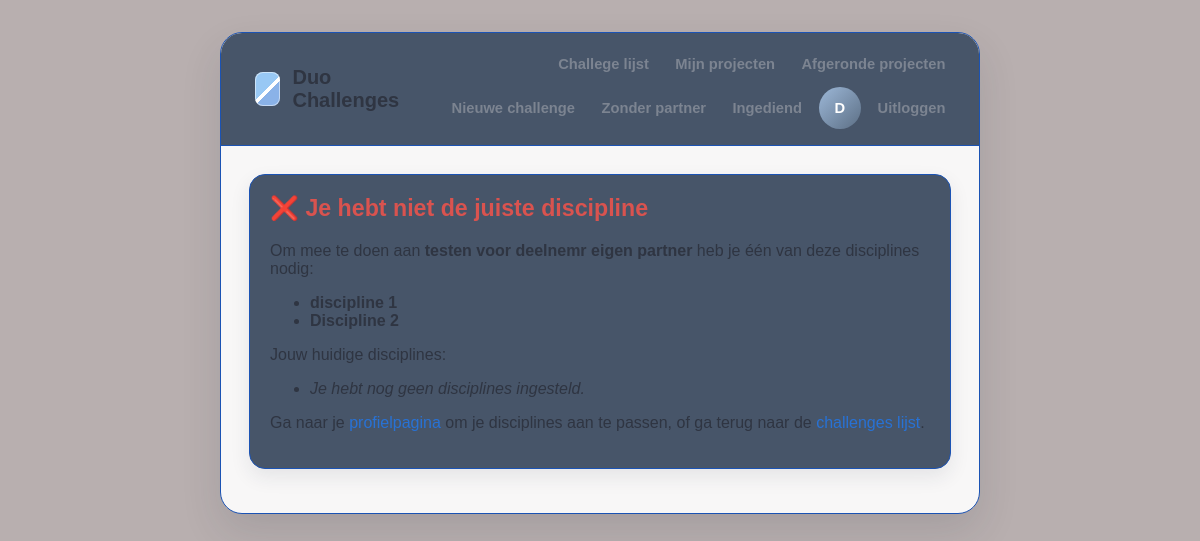
/challenge/9/project/aanmaken/ (signed in), run on the app's committed database.
### challenges/models.py (models this page shows, shortened)
class Challenge(models.Model):
    titel = models.CharField(max_length=200)
    omschrijving = models.TextField()
    discipline_een = models.ForeignKey(
        Discipline,
        on_delete=models.CASCADE,
        related_name='challenges_een'
    )
    discipline_twee = models.ForeignKey(
        Discipline,
        on_delete=models.CASCADE,
        related_name='challenges_twee'
    )
    aangemaakt_door = models.ForeignKey(
        User,
        on_delete=models.SET_NULL,
        null=True
    )
    aangemaakt_op = models.DateTimeField(auto_now_add=True)

class Discipline(models.Model):
    naam = models.CharField(max_length=100)

### challenges/views.py (the view, shortened to what this page needs)
# urls.py: path('challenge/<int:challenge_id>/project/aanmaken/', views.project_aanmaken, name='project_aanmaken'),
@login_required(login_url='login')
def project_aanmaken(request, challenge_id):
    challenge = get_object_or_404(Challenge, id=challenge_id)
    al_deelname = Project.objects.filter(
        Q(deelnemer=request.user) | Q(partner=request.user),
        challenge=challenge
    ).exists()
    if al_deelname:
        return redirect('mijn_projecten')
    heeft_uitnodiging = Project.objects.filter(
        challenge=challenge,
        uitgenodigde_partner=request.user
    ).exists()
    if heeft_uitnodiging:
        return redirect('mijn_projecten')
    try:
        profiel = Profiel.objects.get(user=request.user)
    except Profiel.DoesNotExist:
        return redirect('profiel')
    eigen_disciplines = profiel.disciplines.all()
    vereiste_disciplines = [challenge.discipline_een, challenge.discipline_twee]
    heeft_discipline = eigen_disciplines.filter(
        id__in=[d.id for d in vereiste_disciplines]
    ).exists()
    if not heeft_discipline:
        return render(request, 'geen_toegang.html', {
            'challenge': challenge,
            'eigen_disciplines': eigen_disciplines,
            'vereiste_disciplines': vereiste_disciplines,
        })

### challenges/templates/geen_toegang.html
{% extends 'base.html' %}
{% block content %}
    <div class="danger-card">
        <h2 class="text-danger">❌ Je hebt niet de juiste discipline</h2>
        <p>Om mee te doen aan <strong>{{ challenge.titel }}</strong> heb je één van deze disciplines nodig:</p>
        <ul>
            {% for d in vereiste_disciplines %}
                <li><strong>{{ d.naam }}</strong></li>
            {% endfor %}
        </ul>
        <p>Jouw huidige disciplines:</p>
        <ul>
            {% for d in eigen_disciplines %}
                <li>{{ d.naam }}</li>
            {% empty %}
                <li><em>Je hebt nog geen disciplines ingesteld.</em></li>
            {% endfor %}
        </ul>
        <p>
            Ga naar je <a href="{% url 'profiel' %}">profielpagina</a> om je disciplines aan te passen,
            of ga terug naar de <a href="{% url 'challenges_lijst' %}">challenges lijst</a>.
        </p>
    </div>
{% endblock %}

### challenges/templates/base.html (shortened to what this page needs)
<!DOCTYPE html>
<html lang="nl">
<head>
    {% load static %}
    <link rel="stylesheet" href="{% static 'challenges/css/style.css' %}">
</head>
<body>
    <div class="app-shell">
        <nav>
            <a class="brand" href="{% url 'afgeronde_projecten' %}">
                <span class="logo-mark"></span>
                <span>Duo Challenges</span>
            </a>
            {% if user.is_authenticated %}
                <div class="nav-links">
                    <a href="{% url 'challenges_lijst' %}">Challege lijst</a>
                    <a href="{% url 'mijn_projecten' %}">Mijn projecten</a>
                    <a href="{% url 'afgeronde_projecten' %}">Afgeronde projecten</a>
                    {% if request.user.profiel.rol == 'begeleider' %}
                        <a href="{% url 'challenge_aanmaken' %}">Nieuwe challenge</a>
                        <a href="{% url 'projecten_zonder_partner' %}">Zonder partner</a>
                        <a href="{% url 'overzicht_ingediend' %}">Ingediend</a>
                    {% endif %}
                    <a class="user-avatar" href="{% url 'profiel' %}">{{ user.username|first|upper }}</a>
                    <a href="{% url 'logout' %}">Uitloggen</a>
                </div>
            {% endif %}
        </nav>
        <div class="container">
            {% block content %}{% endblock %}
        </div>
    </div>
</body>
</html>

### challenges/static/challenges/css/style.css (style rules this page uses)
:root { --bg: #f4f6fb; --panel: #475569; --text: #2f3542; --muted: #7c8491; --line: #1b53b4; --blue: #3b8df2; --blue-dark: #2872d5; --aqua: #62cbd6; --green: #5a9e5a; --red: #d9534f; --orange: #f1a33c; --soft-blue: #edf6ff; --soft-yellow: #fff7dc; --shadow: 0 18px 40px rgba(31, 45, 61, 0.12); --small-shadow: 0 8px 20px rgba(31, 45, 61, 0.09); }
* { box-sizing: border-box; }
body { font-family: Arial, sans-serif; margin: 0; color: var(--text); background: rgb(184, 175, 175); }
a { color: var(--blue-dark); text-decoration: none; }
.app-shell { width: min(760px, calc(100% - 2rem)); margin: 2rem auto; background: rgba(255, 255, 255, 0.9); border: 1px solid var(--line); border-radius: 22px; box-shadow: var(--shadow); overflow: hidden; }
nav { min-height: 76px; padding: 1rem 1.5rem; background: var(--panel); border-bottom: 1px solid var(--line); display: flex; align-items: center; justify-content: space-between; gap: 1rem; }
.brand { display: flex; align-items: center; gap: 0.75rem; color: var(--text); font-size: 1.25rem; font-weight: 700; }
.logo-mark { width: 34px; height: 34px; border-radius: 8px; background: linear-gradient(135deg, #98c8f4 0 48%, #ffffff 49% 56%, #8ab2e8 57%); box-shadow: inset 0 0 0 1px rgba(255, 255, 255, 0.5); }
.nav-links { display: flex; align-items: center; justify-content: flex-end; gap: 0.45rem; flex-wrap: wrap; }
nav a { color: var(--muted); padding: 0.45rem 0.6rem; border-radius: 999px; font-size: 0.92rem; font-weight: 600; }
.user-avatar { width: 42px; height: 42px; display: inline-flex; align-items: center; justify-content: center; padding: 0; color: white; background: linear-gradient(135deg, #9db8d8, #5c6f85); border-radius: 50%; font-weight: 700; }
.container { padding: 1.75rem; }
h2 { margin: 0 0 1.25rem 0; font-size: 1.45rem; }
.current-project-card, .card, .compact-card, .accent-card, .danger-card { background: var(--panel); padding: 1.25rem; margin-bottom: 1rem; border: 1px solid var(--line); border-radius: 16px; box-shadow: var(--small-shadow); }
.text-danger { color: var(--red); }

### data on the page
Challenge: titel "testen voor deelnemr eigen partner"
Discipline: naam "discipline 1"
Discipline: naam "Discipline 2"

### other printed values
{{ user.username|first|upper }} "D"
